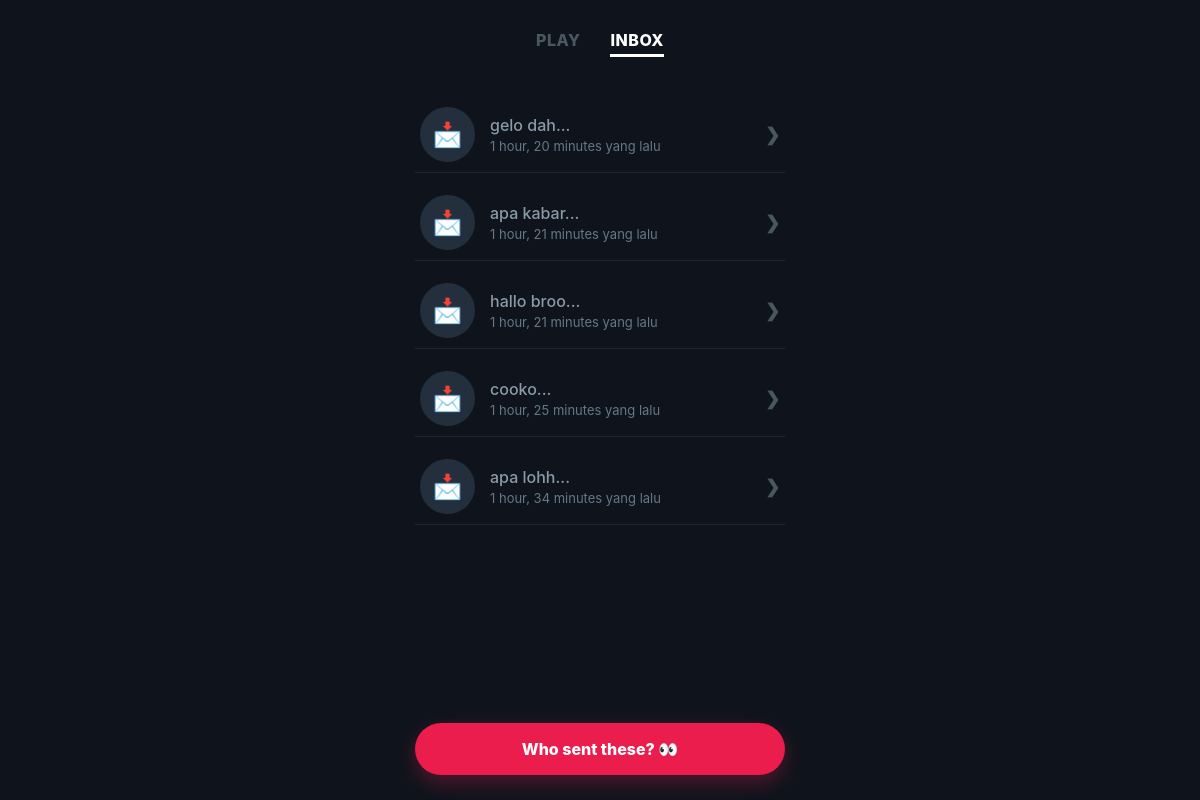
Before: /inbox/ with the older database file.
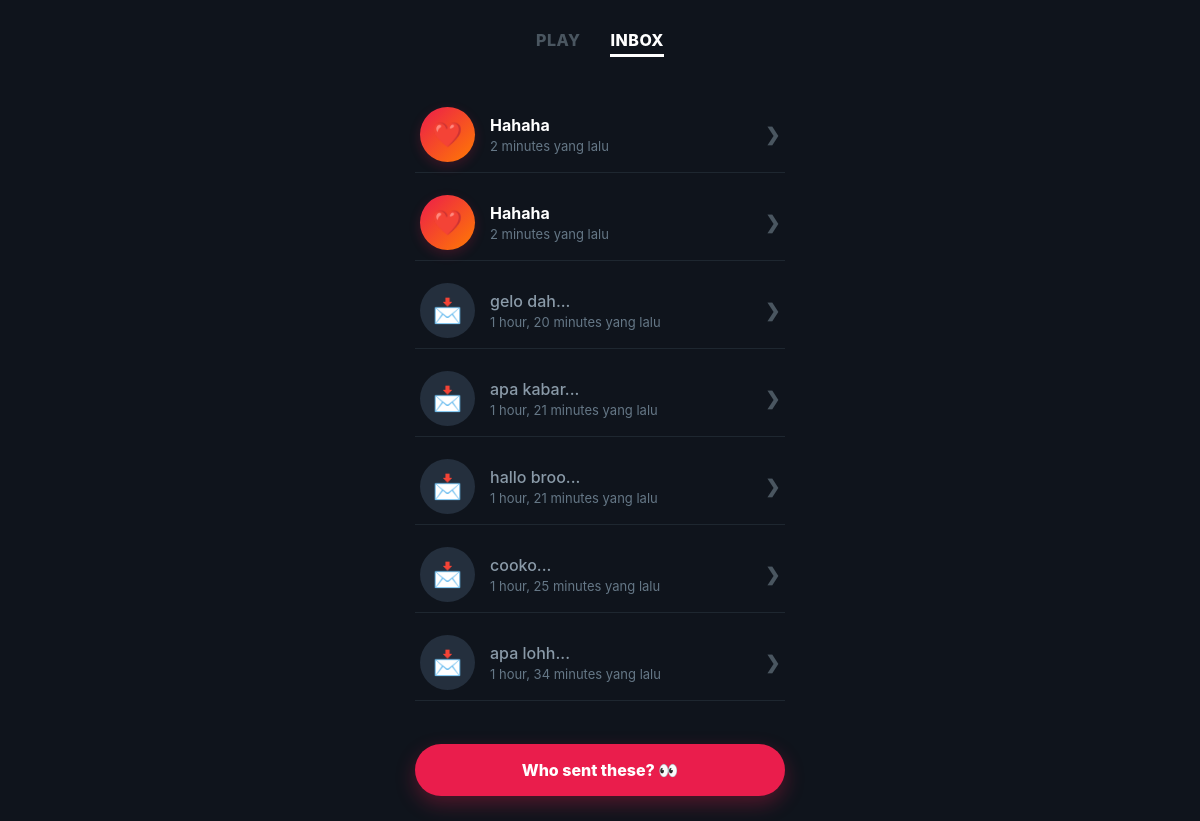
After: the same page with the newer database file.
### pesan/models.py (models this page shows, shortened)
class PesanAnonim(models.Model):
    isi_pesan = models.TextField()
    ip_pengirim = models.GenericIPAddressField(null=True, blank=True)
    perangkat_pengirim = models.CharField(max_length=255, null=True, blank=True)
    asal_link = models.CharField(max_length=100, default="Langsung/Ketik Sendiri")
    nama_pelacak = models.CharField(max_length=100, default="Anonim") # Untuk menangkap nama via parameter link
    waktu_dikirim = models.DateTimeField(auto_now_add=True)
    dibuka = models.BooleanField(default=False) # Untuk efek amplop terbuka/belum di inbox

### pesan/views.py (the view)
# urls.py: path('inbox/', inbox_view, name='inbox_pesan'),
def inbox_view(request):
    semua_pesan = PesanAnonim.objects.all().order_by('-waktu_dikirim')
    return render(request, 'pesan/inbox.html', {'semua_pesan': semua_pesan})

### pesan/templates/pesan/inbox.html (shortened to what this page needs)
<!DOCTYPE html>
<html lang="id">
<head>
</head>
<body>
    <div class="container">
        <div class="nav-tabs">
            <a href="{% url 'kirim_pesan' %}" class="nav-item">Play</a>
            <a href="#" class="nav-item active">Inbox</a>
        </div>
        <div class="list-inbox">
            {% for p in semua_pesan %}
                <a href="{% url 'detail_pesan' p.pk %}" class="pesan-item {% if p.dibuka %}dibuka{% endif %}">
                    <div class="icon-box">
                        {% if p.dibuka %}📩{% else %}❤️{% endif %}
                    </div>
                    <div class="meta-box">
                        <div class="title-text">
                            {% if p.dibuka %}{{ p.isi_pesan|slice:":15" }}...{% else %}Hahaha{% endif %}
                        </div>
                        <div class="time-text">{{ p.waktu_dikirim|timesince }} yang lalu</div>
                    </div>
                    <div class="arrow-right">❯</div>
                </a>
            {% empty %}
                <div class="kosong">Belum ada pesan masuk... 🤫</div>
            {% endfor %}
        </div>
        {% if semua_pesan %}
            <a href="#" class="btn-footer">Who sent these? 👀</a>
        {% endif %}
    </div>
</body>
</html>

### pesan/templates/pesan/inbox.html (style rules this page uses)
* { box-sizing: border-box; font-family: -apple-system, BlinkMacSystemFont, "Segoe UI", Roboto, Helvetica, Arial, sans-serif; }
body { background-color: #0f141c; color: white; margin: 0; padding: 0; display: flex; justify-content: center; min-height: 100vh; }
.container { width: 100%; max-width: 410px; padding: 20px; display: flex; flex-direction: column; position: relative; }
.nav-tabs { display: flex; justify-content: center; gap: 30px; margin-top: 10px; margin-bottom: 40px; }
.nav-item { font-size: 16px; font-weight: 800; text-transform: uppercase; color: #4a5660; text-decoration: none; letter-spacing: 0.5px; }
.nav-item.active { color: #ffffff; border-bottom: 3px solid #ffffff; padding-bottom: 4px; }
.list-inbox { display: flex; flex-direction: column; gap: 12px; margin-bottom: 100px; }
.pesan-item { display: flex; align-items: center; background-color: transparent; text-decoration: none; padding: 10px 5px; border-bottom: 1px solid #1e2730; transition: background 0.2s; }
.icon-box { width: 55px; height: 55px; background: linear-gradient(135deg, #ec1c4b 0%, #ff7b02 100%); border-radius: 50%; display: flex; justify-content: center; align-items: center; font-size: 24px; margin-right: 15px; box-shadow: 0 4px 12px rgba(236, 28, 75, 0.2); }
.pesan-item.dibuka .icon-box { background: #242f3d; box-shadow: none; }
.meta-box { flex-grow: 1; text-align: left; }
.title-text { font-size: 16px; font-weight: 700; color: #ffffff; margin-bottom: 3px; }
.pesan-item.dibuka .title-text { color: #8a9aa8; font-weight: 500; }
.time-text { font-size: 13px; color: #657786; }
.arrow-right { color: #4a5660; font-size: 18px; font-weight: bold; }
.btn-footer { position: fixed; bottom: 25px; left: 50%; transform: translateX(-50%); width: calc(100% - 40px); max-width: 370px; background-color: #ea1d4c; color: white; border: none; padding: 16px; border-radius: 30px; font-size: 16px; font-weight: 800; cursor: pointer; box-shadow: 0 8px 20px rgba(234, 29, 76, 0.3); text-decoration: none; text-align: center; }

Changed rows visible on the page:
added PesanAnonim: dibuka "Hahaha", waktu_dikirim "2 minutes"
added PesanAnonim: dibuka "Hahaha", waktu_dikirim "2 minutes"
